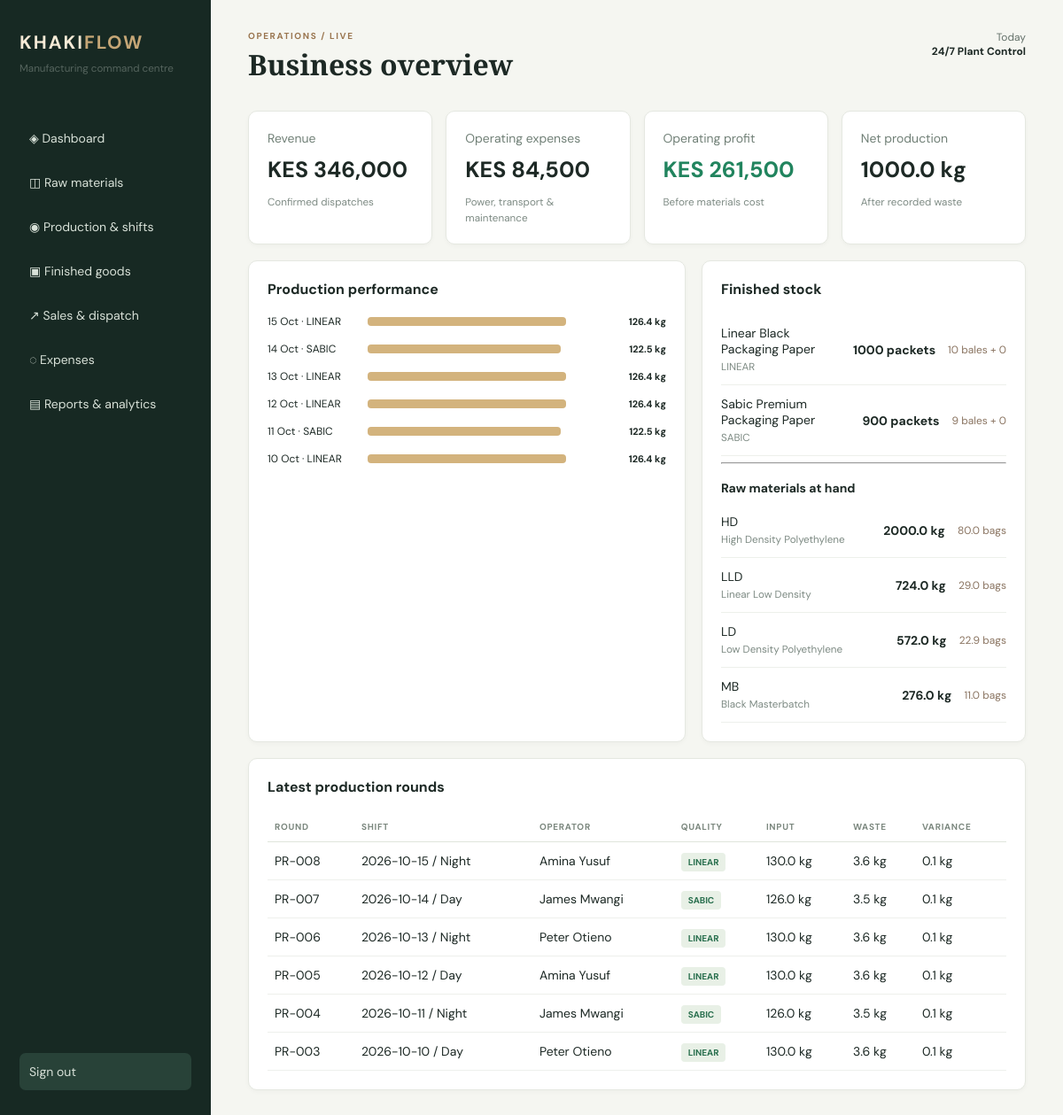
The page / (signed in) on the database its author committed.
### models.py (models this page shows)
class ProductionRound(db.Model):
    id = db.Column(db.Integer, primary_key=True); shift_id = db.Column(db.Integer, db.ForeignKey('shift.id'), nullable=False); quality = db.Column(db.String(10), nullable=False); input_kg = db.Column(db.Float, nullable=False); waste_kg = db.Column(db.Float, nullable=False, default=0); leftover_kg = db.Column(db.Float, nullable=False, default=0); created_at = db.Column(db.DateTime, default=datetime.utcnow); shift = db.relationship('Shift'); rolls = db.relationship('Roll', backref='round', cascade='all, delete-orphan')

class Shift(db.Model):
    id = db.Column(db.Integer, primary_key=True); shift_date = db.Column(db.Date, nullable=False); shift_type = db.Column(db.String(8), nullable=False); operator = db.Column(db.String(80), nullable=False); notes = db.Column(db.String(240), default='')

class Product(db.Model):
    id = db.Column(db.Integer, primary_key=True); sku = db.Column(db.String(20), unique=True, nullable=False); name = db.Column(db.String(80), nullable=False); quality = db.Column(db.String(10), nullable=False); price_per_packet = db.Column(db.Float, nullable=False)

class FinishedMovement(db.Model):
    id = db.Column(db.Integer, primary_key=True); product_id = db.Column(db.Integer, db.ForeignKey('product.id'), nullable=False); movement_date = db.Column(db.Date, nullable=False); movement_type = db.Column(db.String(20), nullable=False); packets = db.Column(db.Integer, nullable=False); reference = db.Column(db.String(40), nullable=False); product = db.relationship('Product')

class RawMaterial(db.Model):
    id = db.Column(db.Integer, primary_key=True); code = db.Column(db.String(12), unique=True, nullable=False); name = db.Column(db.String(50), nullable=False); unit_cost = db.Column(db.Float, nullable=False)

class MaterialMovement(db.Model):
    id = db.Column(db.Integer, primary_key=True); material_id = db.Column(db.Integer, db.ForeignKey('raw_material.id'), nullable=False); movement_date = db.Column(db.Date, nullable=False); movement_type = db.Column(db.String(20), nullable=False); quantity_kg = db.Column(db.Float, nullable=False); reference = db.Column(db.String(40), nullable=False); material = db.relationship('RawMaterial')

class Roll(db.Model):
    id = db.Column(db.Integer, primary_key=True); production_round_id = db.Column(db.Integer, db.ForeignKey('production_round.id'), nullable=False); machine = db.Column(db.String(1), nullable=False); gross_kg = db.Column(db.Float, nullable=False)

### app.py (the view)
 @app.get('/')
 def dashboard():
  sales=sum(s.amount for s in Sale.query.all()); expenses=sum(e.amount for e in Expense.query.all()); produced=sum(r.input_kg-r.waste_kg-r.leftover_kg for r in ProductionRound.query.all()); return render_template('dashboard.html',sales=sales,expenses=expenses,profit=sales-expenses,produced=produced,rounds=ProductionRound.query.order_by(ProductionRound.id.desc()).limit(6).all(),materials=RawMaterial.query.all(),products=Product.query.all())

### app.py (called while the page is built)
def stock(mid): return round(sum(x.quantity_kg for x in MaterialMovement.query.filter_by(material_id=mid)),2)

def product_stock(pid): return sum(x.packets for x in FinishedMovement.query.filter_by(product_id=pid))

def money(v): return f'KES {v:,.0f}'

def net_roll_weight(round_): return sum(r.gross_kg-2 for r in round_.rolls)

### templates/dashboard.html
{%extends 'base.html'%}{%set title='Business overview'%}{%block content%}<section class="kpis"><div><p>Revenue</p><strong>{{money(sales)}}</strong><small>Confirmed dispatches</small></div><div><p>Operating expenses</p><strong>{{money(expenses)}}</strong><small>Power, transport & maintenance</small></div><div><p>Operating profit</p><strong class="green">{{money(profit)}}</strong><small>Before materials cost</small></div><div><p>Net production</p><strong>{{produced|round(0)}} kg</strong><small>After recorded waste</small></div></section><section class="grid two"><article><h2>Production performance</h2><div class="bars">{%for r in rounds%}<div><span>{{r.shift.shift_date.strftime('%d %b')}} · {{r.quality}}</span><i style="width:{{(r.input_kg/150)*100}}%"></i><b>{{r.input_kg-r.waste_kg-r.leftover_kg|round(1)}} kg</b></div>{%endfor%}</div></article><article><h2>Finished stock</h2>{%for p in products%}<div class="stockline"><span>{{p.name}}<small>{{p.quality}}</small></span><b>{{product_stock(p.id)}} packets</b><em>{{(product_stock(p.id)//100)}} bales + {{product_stock(p.id)%100}}</em></div>{%endfor%}<hr><h3>Raw materials at hand</h3>{%for m in materials%}<div class="stockline"><span>{{m.code}}<small>{{m.name}}</small></span><b>{{stock(m.id)}} kg</b><em>{{(stock(m.id)/25)|round(1)}} bags</em></div>{%endfor%}</article></section><article><h2>Latest production rounds</h2><table><tr><th>Round</th><th>Shift</th><th>Operator</th><th>Quality</th><th>Input</th><th>Waste</th><th>Variance</th></tr>{%for r in rounds%}<tr><td>PR-{{'%03d'|format(r.id)}}</td><td>{{r.shift.shift_date}} / {{r.shift.shift_type}}</td><td>{{r.shift.operator}}</td><td><mark>{{r.quality}}</mark></td><td>{{r.input_kg}} kg</td><td>{{r.waste_kg}} kg</td><td>{{(r.input_kg-r.waste_kg-r.leftover_kg-net_roll_weight(r))|round(2)}} kg</td></tr>{%endfor%}</table></article>{%endblock%}

### templates/base.html
<!doctype html><html><head><meta charset="utf-8"><meta name="viewport" content="width=device-width,initial-scale=1"><title>KhakiFlow</title><link rel="stylesheet" href="{{url_for('static',filename='style.css')}}"></head><body><aside><div class="brand">KHAKI<span>FLOW</span></div><small>Manufacturing command centre</small><nav><a href="/">◈ Dashboard</a><a href="/raw-materials">◫ Raw materials</a><a href="/production">◉ Production & shifts</a><a href="/finished-goods">▣ Finished goods</a><a href="/sales">↗ Sales & dispatch</a><a href="/expenses">◌ Expenses</a><a href="/reports">▤ Reports & analytics</a></nav><a class="logout" href="/logout">Sign out</a></aside><main><header><div><p class="eyebrow">OPERATIONS / LIVE</p><h1>{{title|default('Business overview')}}</h1></div><div class="date">{{now|default('Today')}}<br><b>24/7 Plant Control</b></div></header>{%with messages=get_flashed_messages(with_categories=true)%}{%for cat,msg in messages%}<div class="flash {{cat}}">{{msg}}</div>{%endfor%}{%endwith%}{%block content%}{%endblock%}</main></body></html>

### static/style.css (style rules this page uses)
* { box-sizing:border-box }
body { margin:0;background:#f5f6f1;color:#1d2925;font:14px 'DM Sans',sans-serif }
aside { position:fixed;width:238px;top:0;bottom:0;background:#172923;color:#d8e1d8;padding:34px 22px;display:flex;flex-direction:column }
.brand { font-size:21px;letter-spacing:2px;font-weight:700;color:#f5ead6 }
.brand span { color:#c5a676 }
aside small { opacity:.6;margin-top:7px }
nav { margin-top:50px;display:grid;gap:8px }
nav a,.logout { color:#d8e1d8;text-decoration:none;padding:12px 11px;border-radius:7px }
.logout { margin-top:auto;background:#284238 }
main { margin-left:238px;padding:34px 42px;max-width:1500px }
header { display:flex;justify-content:space-between;align-items:start;margin-bottom:27px }
h1 { font:700 32px 'Playfair Display';margin:4px 0 }
.eyebrow { font-size:10px;letter-spacing:1.6px;color:#9a7650;font-weight:bold;margin:0 }
.date { text-align:right;color:#64716a;font-size:12px }
.date b { color:#1d2925 }
.kpis { display:grid;grid-template-columns:repeat(4,1fr);gap:15px;margin-bottom:18px }
.kpis>div,article { background:#fff;border:1px solid #e5e8e1;border-radius:10px;padding:21px;box-shadow:0 2px 5px #17292308 }
.kpis p { margin:0;color:#718077 }
.kpis strong { font-size:25px;display:block;margin:10px 0 }
.kpis small,.muted,small { color:#7e8b84 }
.green { color:#21845e }
.grid { display:grid;gap:18px;margin-bottom:18px }
.two { grid-template-columns:1.35fr 1fr }
h2 { margin:0 0 18px;font-size:16px }
h3 { font-size:14px;margin:18px 0 8px }
.stockline { display:grid;grid-template-columns:1fr auto auto;gap:14px;align-items:center;padding:12px 0;border-bottom:1px solid #edf0eb }
.stockline small { display:block;margin-top:3px }
.stockline em { font-style:normal;color:#8a7461;font-size:12px;text-align:right }
.bars>div { display:grid;grid-template-columns:105px 1fr 70px;gap:8px;align-items:center;margin:15px 0;font-size:12px }
.bars i { height:10px;background:#d3b37d;border-radius:4px }
.bars b { text-align:right;font-size:11px }
table { width:100%;border-collapse:collapse;text-align:left }
th { font-size:10px;text-transform:uppercase;letter-spacing:.7px;color:#7c887f;padding:10px 8px;border-bottom:1px solid #dfe5dc }
td { padding:12px 8px;border-bottom:1px solid #eef0ec }
mark { background:#e8f0e6;color:#2a704f;padding:4px 8px;border-radius:4px;font-size:10px;font-weight:bold }

### rows shown on the page
ProductionRound: shift.shift_date "15 Oct", quality "LINEAR", r.input_kg-r.waste_kg-r.leftover_kg|round(1) "126.4", id "008", shift.shift_date "2026-10-15", shift.shift_type "Night", shift.operator "Amina Yusuf", input_kg "130.0", waste_kg "3.6", input_kg+waste_kg+leftover_kg "0.1"
ProductionRound: shift.shift_date "14 Oct", quality "SABIC", r.input_kg-r.waste_kg-r.leftover_kg|round(1) "122.5", id "007", shift.shift_date "2026-10-14", shift.shift_type "Day", shift.operator "James Mwangi", input_kg "126.0", waste_kg "3.5", input_kg+waste_kg+leftover_kg "0.1"
ProductionRound: shift.shift_date "13 Oct", quality "LINEAR", r.input_kg-r.waste_kg-r.leftover_kg|round(1) "126.4", id "006", shift.shift_date "2026-10-13", shift.shift_type "Night", shift.operator "Peter Otieno", input_kg "130.0", waste_kg "3.6", input_kg+waste_kg+leftover_kg "0.1"
ProductionRound: shift.shift_date "12 Oct", quality "LINEAR", r.input_kg-r.waste_kg-r.leftover_kg|round(1) "126.4", id "005", shift.shift_date "2026-10-12", shift.shift_type "Day", shift.operator "Amina Yusuf", input_kg "130.0", waste_kg "3.6", input_kg+waste_kg+leftover_kg "0.1"
ProductionRound: shift.shift_date "11 Oct", quality "SABIC", r.input_kg-r.waste_kg-r.leftover_kg|round(1) "122.5", id "004", shift.shift_date "2026-10-11", shift.shift_type "Night", shift.operator "James Mwangi", input_kg "126.0", waste_kg "3.5", input_kg+waste_kg+leftover_kg "0.1"
ProductionRound: shift.shift_date "10 Oct", quality "LINEAR", r.input_kg-r.waste_kg-r.leftover_kg|round(1) "126.4", id "003", shift.shift_date "2026-10-10", shift.shift_type "Day", shift.operator "Peter Otieno", input_kg "130.0", waste_kg "3.6", input_kg+waste_kg+leftover_kg "0.1"
Product: name "Linear Black Packaging Paper", quality "LINEAR"
FinishedMovement: packets.packets "1000", packets.packets "10", product_stock(p.id)%100 "0"
Product: name "Sabic Premium Packaging Paper", quality "SABIC"
FinishedMovement: packets.packets "900", packets.packets "9", product_stock(p.id)%100 "0"
RawMaterial: code "HD", name "High Density Polyethylene"
MaterialMovement: quantity_kg.quantity_kg "2000.0", (stock(m.id)/25)|round(1) "80.0"
RawMaterial: code "LLD", name "Linear Low Density"
MaterialMovement: quantity_kg.quantity_kg "724.0", (stock(m.id)/25)|round(1) "29.0"
RawMaterial: code "LD", name "Low Density Polyethylene"
MaterialMovement: quantity_kg.quantity_kg "572.0", (stock(m.id)/25)|round(1) "22.9"
RawMaterial: code "MB", name "Black Masterbatch"
MaterialMovement: quantity_kg.quantity_kg "276.0", (stock(m.id)/25)|round(1) "11.0"

### other values the page prints
{{ title|default('Business overview') }} "Business overview"
{{ now|default('Today') }} "Today"
{{ money(sales) }} "KES 346,000"
{{ money(expenses) }} "KES 84,500"
{{ money(profit) }} "KES 261,500"
{{ produced|round(0) }} "1000.0"
